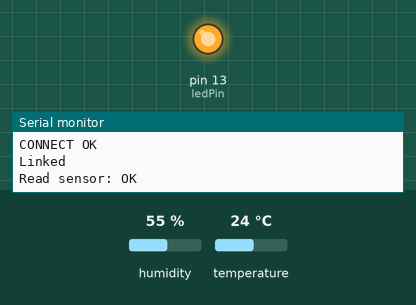
Bench run of a sketch on a simulated Arduino Uno, built with avr-gcc and run on an emulated ATmega328P. Parts: output pins drawn as LEDs (lit = HIGH), the last lines printed to the serial monitor. The inputs (shaded band) are chosen by the test bench; at power-on: humidity 55 %, temperature 24 °C. The modem accepts every AT command (registered, SIM ready, sends succeed) and sends nothing else.

Above: at 13.3 s.
At 16.1 s:
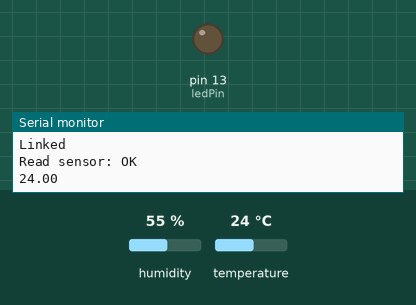
Timing chart, 0 to 20.3 s (numbered marks = the images above):
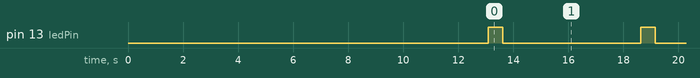

Measured:
- by itself, pin 13 (ledPin): alternates HIGH for 0.52 s and LOW for 5.0 s

The sketch:

temp_wifi_send.ino
```cpp
//Brun -> 3
//Lila -> 2
//Röd & Gul -> VCC3.3
//Svart -> GND


#include <SoftwareSerial.h>
#include <dht11.h>  //Import needed libraries

static int tempPin = 6;
static int ledPin = 13;

int motionValue = 0;
SoftwareSerial mySerial(3,2); //rx, tx

dht11 DHT11;

#define DHT11PIN 6  //Declare Pin Numbers

void setup() {
  //pinMode(tempPin, INPUT);
  pinMode(ledPin, OUTPUT);

  // setup serial
  delay(5000);
  Serial.begin(9600);
  mySerial.begin(9600);
  delay(1000);

  print_ip_address();

  //Setup IP connection to receiving computer
  Serial.println("Setup IP connection");
  mySerial.print("AT+CIPSTART=\"UDP\",\"192.168.0.255\",8000");
  mySerial.write(13);    // CR
  mySerial.write(10);    // LF
  read_serial();
  delay(5000);
}

void loop() {
  check_sensor();
  float temp = DHT11.temperature;
  float humi = DHT11.humidity;

 if(true){
    digitalWrite(ledPin, HIGH);
    mySerial.print("AT+CIPSEND=4");
    mySerial.write(13);    // CR
    mySerial.write(10);    // LF
    delay(500);
    mySerial.print((float)DHT11.temperature, 2);
    Serial.println((float)DHT11.temperature, 2);
    mySerial.write(13);    // CR
    mySerial.write(10);    // LF
    digitalWrite(ledPin, LOW);
    delay(5000);
  }
}

void read_serial(){
    while(mySerial.available()){
    Serial.write(mySerial.read());
  }
}

void check_sensor(){
    int chk = DHT11.read(tempPin);

  Serial.print("Read sensor: ");
  switch (chk)
  {
    case 0: Serial.println("OK"); break;
    case -1: Serial.println("Checksum error"); break;
    case -2: Serial.println("Time out error"); break;
    default: Serial.println("Unknown error"); break;
  }
}

void print_ip_address(){
  Serial.println("Print IP address");
  mySerial.print("AT+CIFSR");
  mySerial.write(13);    // CR
  mySerial.write(10);    // LF
  delay(2000);
  read_serial();
}
```
